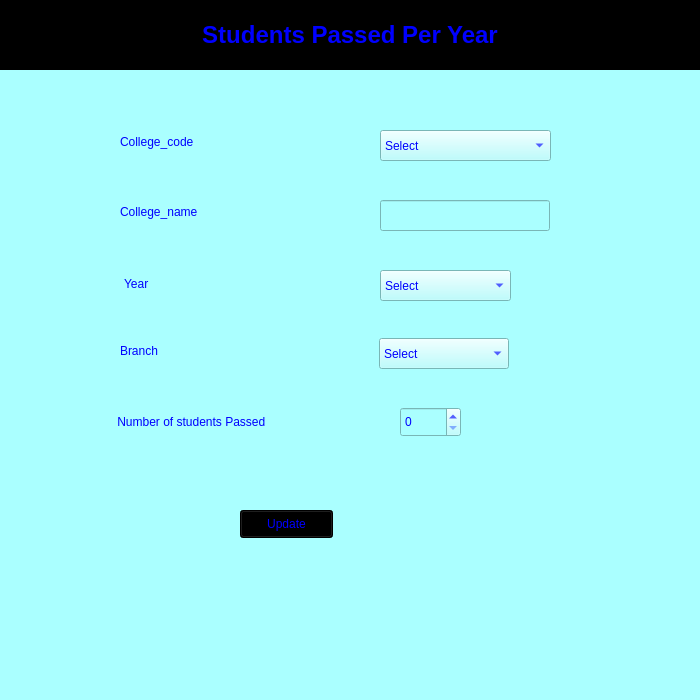
<?xml version="1.0" encoding="UTF-8"?>
<ui version="4.0">
 <class>passing</class>
 <widget class="QMainWindow" name="passing">
  <property name="geometry">
   <rect>
    <x>0</x>
    <y>0</y>
    <width>700</width>
    <height>700</height>
   </rect>
  </property>
  <property name="maximumSize">
   <size>
    <width>700</width>
    <height>700</height>
   </size>
  </property>
  <property name="windowTitle">
   <string>passed</string>
  </property>
  <property name="styleSheet">
   <string notr="true">color: rgb(0, 0, 255);
background-color: rgb(170, 255, 255);
font: 75 14pt &quot;MS Shell Dlg 2&quot;;</string>
  </property>
  <widget class="QWidget" name="centralwidget">
   <widget class="QLabel" name="label">
    <property name="geometry">
     <rect>
      <x>120</x>
      <y>126</y>
      <width>141</width>
      <height>31</height>
     </rect>
    </property>
    <property name="styleSheet">
     <string notr="true">font: 12pt &quot;MS Shell Dlg 2&quot;;
font: 12pt &quot;MS Shell Dlg 2&quot;;</string>
    </property>
    <property name="text">
     <string>College_code</string>
    </property>
   </widget>
   <widget class="QLabel" name="label_2">
    <property name="geometry">
     <rect>
      <x>120</x>
      <y>196</y>
      <width>131</width>
      <height>31</height>
     </rect>
    </property>
    <property name="styleSheet">
     <string notr="true">font: 12pt &quot;MS Shell Dlg 2&quot;;</string>
    </property>
    <property name="text">
     <string>College_name</string>
    </property>
   </widget>
   <widget class="QLabel" name="label_3">
    <property name="geometry">
     <rect>
      <x>124</x>
      <y>273</y>
      <width>55</width>
      <height>21</height>
     </rect>
    </property>
    <property name="styleSheet">
     <string notr="true">font: 12pt &quot;MS Shell Dlg 2&quot;;</string>
    </property>
    <property name="text">
     <string>Year</string>
    </property>
   </widget>
   <widget class="QLabel" name="label_4">
    <property name="geometry">
     <rect>
      <x>114</x>
      <y>406</y>
      <width>270</width>
      <height>31</height>
     </rect>
    </property>
    <property name="styleSheet">
     <string notr="true">font: 12pt &quot;MS Shell Dlg 2&quot;;</string>
    </property>
    <property name="text">
     <string> Number of students Passed</string>
    </property>
   </widget>
   <widget class="QSpinBox" name="passbox">
    <property name="geometry">
     <rect>
      <x>400</x>
      <y>407</y>
      <width>61</width>
      <height>30</height>
     </rect>
    </property>
    <property name="styleSheet">
     <string notr="true">font: 12pt &quot;MS Shell Dlg 2&quot;;</string>
    </property>
    <property name="minimum">
     <number>0</number>
    </property>
    <property name="maximum">
     <number>500</number>
    </property>
   </widget>
   <widget class="QComboBox" name="cmbcode">
    <property name="geometry">
     <rect>
      <x>380</x>
      <y>130</y>
      <width>171</width>
      <height>31</height>
     </rect>
    </property>
    <property name="styleSheet">
     <string notr="true">font: 12pt &quot;MS Shell Dlg 2&quot;;</string>
    </property>
    <item>
     <property name="text">
      <string>Select</string>
     </property>
    </item>
   </widget>
   <widget class="QLineEdit" name="lblname">
    <property name="geometry">
     <rect>
      <x>380</x>
      <y>200</y>
      <width>170</width>
      <height>31</height>
     </rect>
    </property>
    <property name="styleSheet">
     <string notr="true">font: 12pt &quot;MS Shell Dlg 2&quot;;</string>
    </property>
   </widget>
   <widget class="QLabel" name="label_5">
    <property name="geometry">
     <rect>
      <x>120</x>
      <y>340</y>
      <width>71</width>
      <height>21</height>
     </rect>
    </property>
    <property name="styleSheet">
     <string notr="true">font: 12pt &quot;MS Shell Dlg 2&quot;;</string>
    </property>
    <property name="text">
     <string>Branch</string>
    </property>
   </widget>
   <widget class="QComboBox" name="cmbbranch">
    <property name="geometry">
     <rect>
      <x>379</x>
      <y>338</y>
      <width>130</width>
      <height>31</height>
     </rect>
    </property>
    <property name="styleSheet">
     <string notr="true">font: 12pt &quot;MS Shell Dlg 2&quot;;</string>
    </property>
    <item>
     <property name="text">
      <string>Select</string>
     </property>
    </item>
   </widget>
   <widget class="QPushButton" name="btnsubmit">
    <property name="geometry">
     <rect>
      <x>240</x>
      <y>510</y>
      <width>93</width>
      <height>28</height>
     </rect>
    </property>
    <property name="styleSheet">
     <string notr="true">font: 12pt &quot;MS Shell Dlg 2&quot;;
background-color: rgb(0, 0, 0);</string>
    </property>
    <property name="text">
     <string>Update</string>
    </property>
   </widget>
   <widget class="QComboBox" name="cmbyear">
    <property name="geometry">
     <rect>
      <x>380</x>
      <y>270</y>
      <width>131</width>
      <height>31</height>
     </rect>
    </property>
    <property name="styleSheet">
     <string notr="true">font: 12pt &quot;MS Shell Dlg 2&quot;;</string>
    </property>
    <item>
     <property name="text">
      <string>Select</string>
     </property>
    </item>
   </widget>
   <widget class="QLabel" name="label_6">
    <property name="geometry">
     <rect>
      <x>0</x>
      <y>0</y>
      <width>700</width>
      <height>70</height>
     </rect>
    </property>
    <property name="styleSheet">
     <string notr="true">background-color: rgb(0, 0, 0);</string>
    </property>
    <property name="text">
     <string>&lt;html&gt;&lt;head/&gt;&lt;body&gt;&lt;p align=&quot;center&quot;&gt;&lt;span style=&quot; font-size:18pt; font-weight:600;&quot;&gt;Students Passed Per Year&lt;/span&gt;&lt;/p&gt;&lt;/body&gt;&lt;/html&gt;</string>
    </property>
   </widget>
  </widget>
  <widget class="QStatusBar" name="statusbar"/>
 </widget>
 <resources/>
 <connections/>
</ui>
